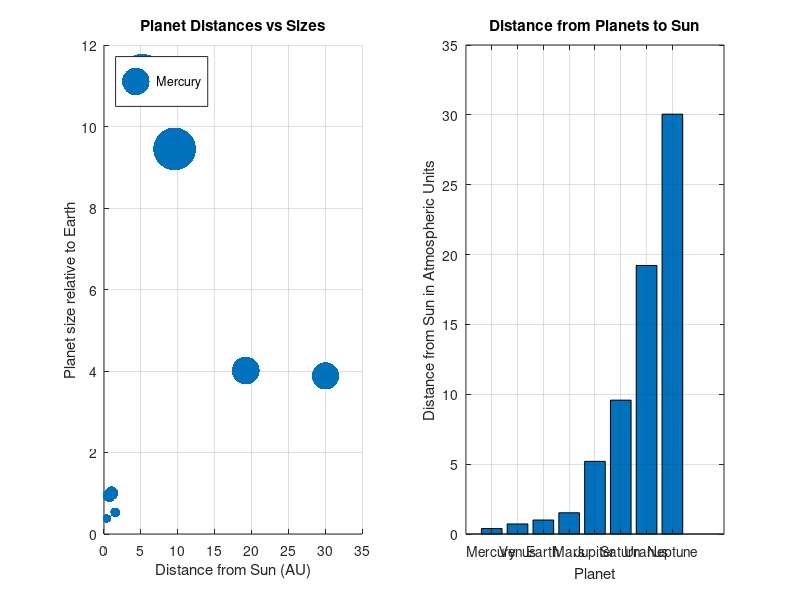

The MATLAB script that drew this image:
%%
% Author name:[Brandon Colligen]
% email: collig33@students.rowan.edu
%Course: Matlab Programing - Fall 2024
%Assignment : Assignment 2
%Task: Solar System Visualization
% Date: 10-18-24
clf; %clear figure
clear var 
clc
% planet distance based off earth being 1
p_d = [0.39, 0.72, 1, 1.52, 5.2, 9.58, 19.22, 30.05];
% size of planets relitive to Earth
p_s = [0.38, 0.95, 1, 0.53, 11.21, 9.45, 4.01, 3.88];

% Planet names
p_n = {'Mercury', 'Venus','Earth', 'Mars', 'Jupiter','Saturn', 'Uranus', 'Neptune'};
% Create a plot
figure;

% Scatter plot of planet distances vs. planet sizes
subplot(1,2,1);
scatter(p_d, p_s, 100.* p_s, 'filled');
title('Planet Distances vs Sizes');
xlabel('Distance from Sun (AU)');
ylabel('Planet size relative to Earth');
grid on;
legend(p_n, 'Location','Northwest');


% Creating bar chart of planet distances
subplot(1,2,2);
bar(p_d);
title('Distance from Planets to Sun');
xlabel('Planet');
ylabel('Distance from Sun in Atmospheric Units');
set(gca, 'XTickLabel', p_n, 'XTick', 1:numel(p_n));
grid on;
%save figure
saveas(gcf, 's_s_visualization.png');